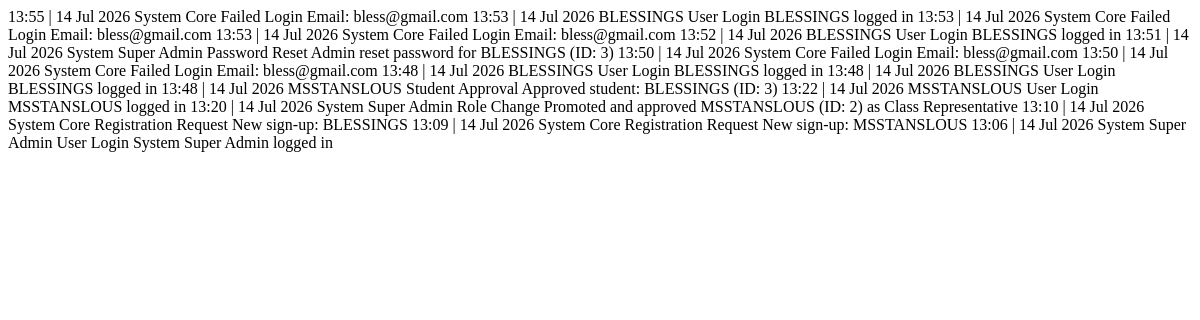
Before: /admin/logs (signed in) with the older database file.
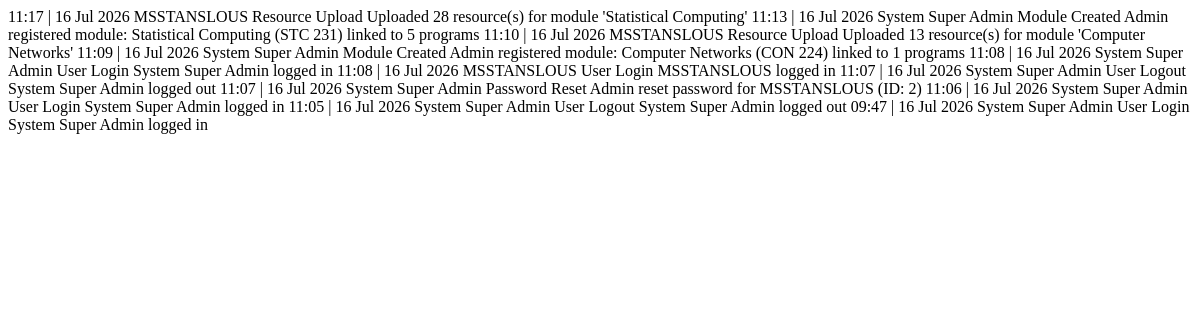
After: the same page with the newer database file.
### app/models.py (models this page shows)
class Log(db.Model):
    id = db.Column(db.Integer, primary_key=True)
    user_id = db.Column(db.Integer, db.ForeignKey('user.id'), nullable=True)
    action = db.Column(db.String(100), nullable=False)
    details = db.Column(db.String(255), nullable=True)
    created_at = db.Column(db.DateTime, default=datetime.utcnow)
    user = db.relationship('User', backref='logs')

class User(db.Model, UserMixin):
    id = db.Column(db.Integer, primary_key=True)
    full_name = db.Column(db.String(100), nullable=False)
    email = db.Column(db.String(120), unique=True, nullable=False)
    password_hash = db.Column(db.String(128), nullable=False)
    campus = db.Column(db.String(50), nullable=False)
    student_id = db.Column(db.String(20), nullable=True)
    phone_number = db.Column(db.String(15), nullable=True)
    year = db.Column(db.Integer, default=1)
    semester = db.Column(db.Integer, default=1)
    program_id = db.Column(db.Integer, db.ForeignKey('program.id'), nullable=False)
    is_approved = db.Column(db.Boolean, default=False)
    is_class_rep = db.Column(db.Boolean, default=False)
    is_admin = db.Column(db.Boolean, default=False)
    created_at = db.Column(db.DateTime, default=datetime.utcnow)
    theme_preference = db.Column(db.String(20), default='light')  # 'light' or 'dark'
    language_preference = db.Column(db.String(10), default='en')  # 'en' for now
    last_activity = db.Column(db.DateTime, nullable=True, default=datetime.utcnow)
    is_active = db.Column(db.Boolean, default=True)  # soft delete flag

### app/core/routes.py (the view)
@core.route('/admin/logs')
@login_required
def admin_logs():
    if not current_user.is_admin:
        flash('Access denied.')
        return redirect(url_for('core.dashboard'))
    action_filter = request.args.get('action')
    user_search = request.args.get('user_search', '').strip()
    system_logs = get_filtered_logs(action_filter, user_search)
    return render_template('core/admin/_logs_table.html', logs=system_logs)

### app/__init__.py (called while the page is built)
@login_manager.user_loader
def load_user(user_id):
    return User.query.get(int(user_id))

### app/core/routes.py (called while the page is built, shortened)
def get_filtered_logs(action_filter=None, user_search=''):
    log_query = Log.query
    if action_filter:
        log_query = log_query.filter(Log.action == action_filter)
    return log_query.order_by(Log.created_at.desc()).limit(50).all()

### app/templates/core/admin/_logs_table.html (shortened to what this page needs)
{% for log in logs %}
<tr class="hover:bg-[#faf8f5] transition-colors border-b border-[#f0ebe3]">
    <td class="px-6 py-4 whitespace-nowrap text-xs text-[#b5aaa0] font-mono">
        {{ log.created_at.strftime('%H:%M | %d %b %Y') }}
    </td>
    <td class="px-6 py-4 whitespace-nowrap text-xs font-bold text-[#5a5248]">
        {{ log.user.full_name if log.user else 'System Core' }}
    </td>
    <td class="px-6 py-4 text-xs text-[#1a1a1a]">
        <span class="font-bold bg-[#f5f2ec] border border-[#ede8e0] px-2 py-1 rounded mr-2 text-[11px]">{{ log.action }}</span>
        {{ log.details }}
    </td>
</tr>
{% endfor %}

Changed rows visible on the page:
removed Log: created_at "13:55 | 14 Jul 2026", user "System Core", action "Failed Login", details "Email: bless@gmail.com"
removed Log: created_at "13:53 | 14 Jul 2026", user "BLESSINGS", action "User Login", details "BLESSINGS logged in"
removed Log: created_at "13:53 | 14 Jul 2026", user "System Core", action "Failed Login", details "Email: bless@gmail.com"
removed Log: created_at "13:53 | 14 Jul 2026", user "System Core", action "Failed Login", details "Email: bless@gmail.com"
removed Log: created_at "13:52 | 14 Jul 2026", user "BLESSINGS", action "User Login", details "BLESSINGS logged in"
removed Log: created_at "13:51 | 14 Jul 2026", user "System Super Admin", action "Password Reset", details "Admin reset password for BLESSINGS (ID: 3)"
removed Log: created_at "13:50 | 14 Jul 2026", user "System Core", action "Failed Login", details "Email: bless@gmail.com"
removed Log: created_at "13:50 | 14 Jul 2026", user "System Core", action "Failed Login", details "Email: bless@gmail.com"
removed Log: created_at "13:48 | 14 Jul 2026", user "BLESSINGS", action "User Login", details "BLESSINGS logged in"
removed Log: created_at "13:48 | 14 Jul 2026", user "BLESSINGS", action "User Login", details "BLESSINGS logged in"
removed Log: created_at "13:48 | 14 Jul 2026", user "MSSTANSLOUS", action "Student Approval", details "Approved student: BLESSINGS (ID: 3)"
removed Log: created_at "13:22 | 14 Jul 2026", user "MSSTANSLOUS", action "User Login", details "MSSTANSLOUS logged in"
removed Log: created_at "13:20 | 14 Jul 2026", user "System Super Admin", action "Role Change", details "Promoted and approved MSSTANSLOUS (ID: 2) as Class Representative"
removed Log: created_at "13:10 | 14 Jul 2026", user "System Core", action "Registration Request", details "New sign-up: BLESSINGS"
removed Log: created_at "13:09 | 14 Jul 2026", user "System Core", action "Registration Request", details "New sign-up: MSSTANSLOUS"
removed Log: created_at "13:06 | 14 Jul 2026", user "System Super Admin", action "User Login", details "System Super Admin logged in"
added Log: created_at "11:17 | 16 Jul 2026", user "MSSTANSLOUS", action "Resource Upload", details "Uploaded 28 resource(s) for module 'Statistical Computing'"
added Log: created_at "11:13 | 16 Jul 2026", user "System Super Admin", action "Module Created", details "Admin registered module: Statistical Computing (STC 231) linked to 5 programs"
added Log: created_at "11:10 | 16 Jul 2026", user "MSSTANSLOUS", action "Resource Upload", details "Uploaded 13 resource(s) for module 'Computer Networks'"
added Log: created_at "11:09 | 16 Jul 2026", user "System Super Admin", action "Module Created", details "Admin registered module: Computer Networks (CON 224) linked to 1 programs"
added Log: created_at "11:08 | 16 Jul 2026", user "System Super Admin", action "User Login", details "System Super Admin logged in"
added Log: created_at "11:08 | 16 Jul 2026", user "MSSTANSLOUS", action "User Login", details "MSSTANSLOUS logged in"
added Log: created_at "11:07 | 16 Jul 2026", user "System Super Admin", action "User Logout", details "System Super Admin logged out"
added Log: created_at "11:07 | 16 Jul 2026", user "System Super Admin", action "Password Reset", details "Admin reset password for MSSTANSLOUS (ID: 2)"
added Log: created_at "11:06 | 16 Jul 2026", user "System Super Admin", action "User Login", details "System Super Admin logged in"
added Log: created_at "11:05 | 16 Jul 2026", user "System Super Admin", action "User Logout", details "System Super Admin logged out"
added Log: created_at "09:47 | 16 Jul 2026", user "System Super Admin", action "User Login", details "System Super Admin logged in"
